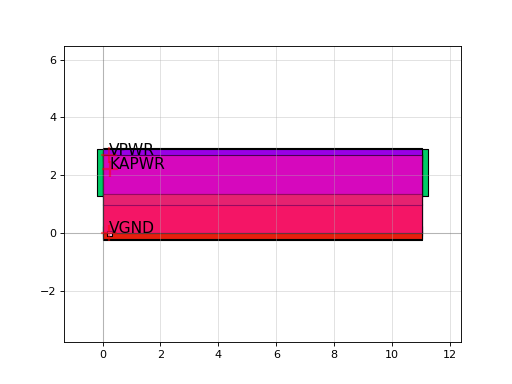

The script that drew this image:
import sky130

c = sky130.components.sky130_fd_sc_hd__lpflow_clkinvkapwr_16()
c.plot()
